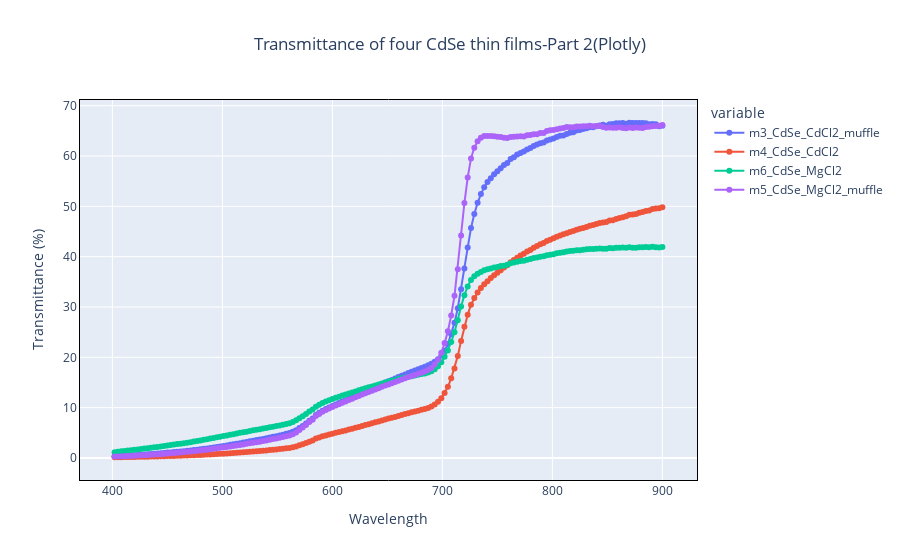

The code cell stored with this chart in its notebook:
### Markdown cell above
#### Part 2 using Plotly

### Code cell
fig_2 = px.line(
    m_2,
    x="Wavelength",
    y=["m3_CdSe_CdCl2_muffle", "m4_CdSe_CdCl2", "m6_CdSe_MgCl2", "m5_CdSe_MgCl2_muffle"],
    markers=True,
    title="Transmittance of four CdSe thin films-Part 2(Plotly)"
)

fig_2.update_layout(title_x=0.5, yaxis_title="Transmittance (%)")
fig_2.update_xaxes(linecolor="black", mirror=True)
fig_2.update_yaxes(linecolor="black", mirror=True)

fig_2.show()

### Figure 1 — Plotly figure (JSON) as saved in the notebook; plotly's stock layout.template omitted (floating-point values rounded to 4 significant figures; data arrays with more than 128 entries replaced by an {"elided": "..."} marker saying what was removed)
{"data": [{"hovertemplate": "variable=m3_CdSe_CdCl2_muffle<br>Wavelength=%{x}<br>value=%{y}<extra></extra>", "legendgroup": "m3_CdSe_CdCl2_muffle", "line": {"color": "#636efa", "dash": "solid"}, "marker": {"symbol": "circle"}, "mode": "lines+markers", "name": "m3_CdSe_CdCl2_muffle", "orientation": "v", "showlegend": true, "type": "scatter", "x": {"elided": "167 int values"}, "xaxis": "x", "y": {"elided": "167 float values"}, "yaxis": "y"}, {"hovertemplate": "variable=m4_CdSe_CdCl2<br>Wavelength=%{x}<br>value=%{y}<extra></extra>", "legendgroup": "m4_CdSe_CdCl2", "line": {"color": "#EF553B", "dash": "solid"}, "marker": {"symbol": "circle"}, "mode": "lines+markers", "name": "m4_CdSe_CdCl2", "orientation": "v", "showlegend": true, "type": "scatter", "x": {"elided": "167 int values"}, "xaxis": "x", "y": {"elided": "167 float values"}, "yaxis": "y"}, {"hovertemplate": "variable=m6_CdSe_MgCl2<br>Wavelength=%{x}<br>value=%{y}<extra></extra>", "legendgroup": "m6_CdSe_MgCl2", "line": {"color": "#00cc96", "dash": "solid"}, "marker": {"symbol": "circle"}, "mode": "lines+markers", "name": "m6_CdSe_MgCl2", "orientation": "v", "showlegend": true, "type": "scatter", "x": {"elided": "167 int values"}, "xaxis": "x", "y": {"elided": "167 float values"}, "yaxis": "y"}, {"hovertemplate": "variable=m5_CdSe_MgCl2_muffle<br>Wavelength=%{x}<br>value=%{y}<extra></extra>", "legendgroup": "m5_CdSe_MgCl2_muffle", "line": {"color": "#ab63fa", "dash": "solid"}, "marker": {"symbol": "circle"}, "mode": "lines+markers", "name": "m5_CdSe_MgCl2_muffle", "orientation": "v", "showlegend": true, "type": "scatter", "x": {"elided": "167 int values"}, "xaxis": "x", "y": {"elided": "167 float values"}, "yaxis": "y"}], "layout": {"legend": {"title": {"text": "variable"}, "tracegroupgap": 0}, "title": {"text": "Transmittance of four CdSe thin films-Part 2(Plotly)", "x": 0.5}, "xaxis": {"anchor": "y", "domain": [0, 1], "linecolor": "black", "mirror": true, "title": {"text": "Wavelength"}}, "yaxis": {"anchor": "x", "domain": [0, 1], "linecolor": "black", "mirror": true, "title": {"text": "Transmittance (%)"}}}}
